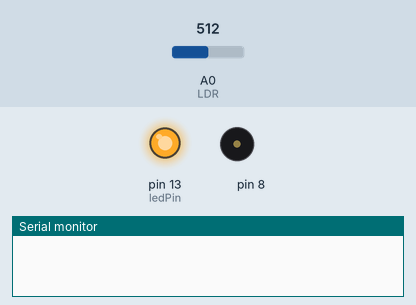
Recording of a sketch running on a simulated Arduino Uno, built with avr-gcc and run on an emulated ATmega328P. Parts: output pins drawn as LEDs (lit = HIGH), buzzer (waves = sounding), the last lines printed to the serial monitor. The test bench sets the inputs (shaded band); at power-on: A0 (LDR) = 512.

Above: at 0.1 s.
At 6.2 s:
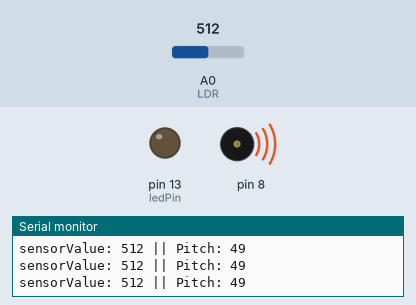
6.3 s: A0 (LDR) set to 0
At 7.1 s:
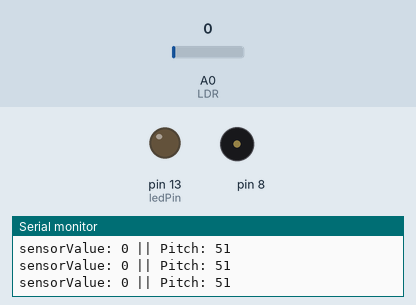
9.3 s: A0 (LDR) set to 8
12.3 s: A0 (LDR) set to 11
15.3 s: A0 (LDR) set to 1023
24.3 s: A0 (LDR) set to 1007
27.3 s: A0 (LDR) set to 988
Timing chart, 0 to 29.8 s (numbered marks = the images above; inputs shaded):
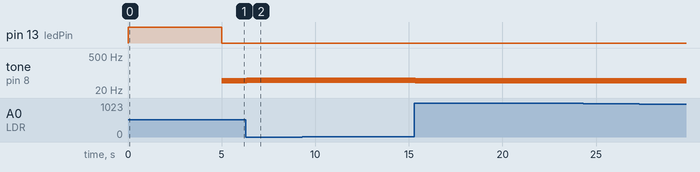

Measured:
- by itself, tone on pin 8: plays 51 Hz for 0.02 s, 49 Hz for 0.02 s, 49 Hz for 0.02 s, 49 Hz for 0.02 s, 49 Hz for 0.02 s, 49 Hz for 0.02 s … (270 notes in this stretch)

The sketch:

06-Theremin_Optico.ino
```cpp
int sensorValue; // Almacena el valor de la resistencia LDR
int sensorLow = 1023;  // Almacena el valor mapeado del sensor
int sensorHigh = 0;  // Almacena el valor mapeado del sensor

const int ledPin = 13;  // Se define clavija del indicador luminoso para la calibración

void setup() {
  Serial.begin(9600);

  pinMode(ledPin, OUTPUT);
  digitalWrite(ledPin, HIGH);  // Se enciende indicador luminoso

// El siguiente bucle calibrará el sensor y convertirá sus valores maximos y minimos en un rango que el piezo pueda usar
  while(millis() < 5000) {
    sensorValue = analogRead(A0);  // Se lee la clavija A0 para recibir la señal de la resistencia LDR (Sensor)
    if (sensorValue > sensorHigh) {
      sensorHigh = sensorValue;
    }
    if (sensorValue < sensorLow) {
      sensorLow = sensorValue;
    }
  }

  digitalWrite(ledPin, LOW);  // Se apaga el indicador luminoso luego de la calibración
}

void loop() {
  sensorValue = analogRead(A0);  // Se lee la clavija A0 para recibir la señal del sensor

  int pitch = map(sensorValue, sensorLow, sensorHigh, 50, 4000);  // Se mapea el valor del sensor a un rango usable por el piezo y lo guardamos en la variable "pitch"


// Se imprime en el monitor serial el valor de entrada y de salida
  Serial.print("sensorValue: ");
  Serial.print(sensorValue);
  Serial.print(" || Pitch: ");
  Serial.println(pitch);

// Se envía la señal al piezo para producir sonido
  tone(8, pitch, 20);
  delay(10);
}
```
